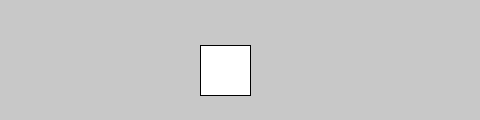
Frame 1 (no input)
Frame 60 (the mouse pressed at the canvas centre just before this capture): identical to frame 1, image omitted
Frame 120 (the mouse held since frame 60 and released just before this capture): identical to frame 1, image omitted

The Processing sketch that drew this single still picture (run headless with seeded random() and noise(); from frame 60 on, the mouse is pressed at the canvas centre):

// Processing sketch: e32rectRLCoded
// ── e32rectRLCoded.pde
int x=200;

void setup(){
  size(480,120);
}

void draw(){
  background(200);
  if(keyPressed && (key==CODED)){//il codice associato a determinati tasti(non per le lettere)
    if (keyCode==LEFT){
      x--;
    }
    //è codificato non è in left ma in right se solo con else si attiverebbe con qualsiasi altro tasto
    else if(keyCode==RIGHT){
      x++;
    }
  }
      rect(x,45,50,50);
}
